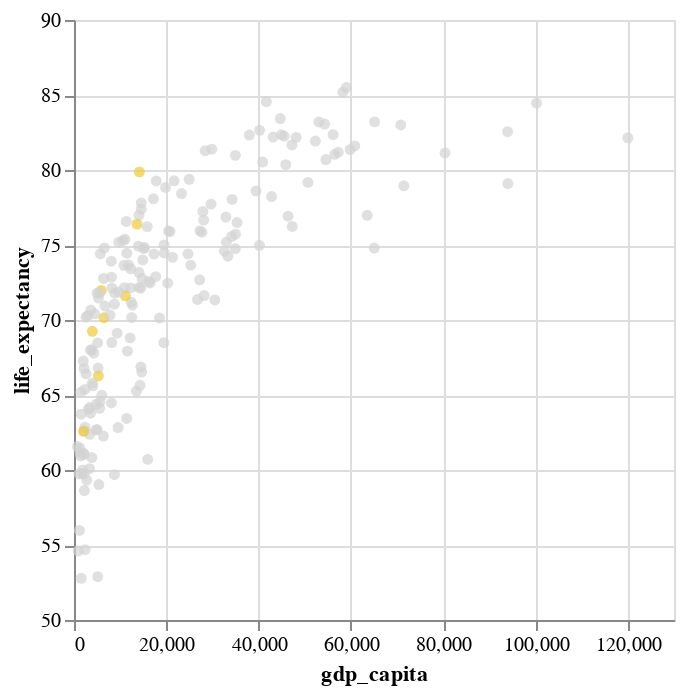

Notebook source saved alongside this figure:
### Markdown cell above
- Radio Buttons (`binding_radio`)
- Select Dropdown (`binding_select`)
- Checkbox (`binding_checkbox`)
- Slider (`binding_range`)

### Code cell
regions = data.region.unique()
input_dropdown = alt.binding_select(options=regions, name='Please select a Region')
#input_radio = alt.binding_radio(options=regions, name='Region')

widget_selection = alt.selection_point(
    fields=['region'], 
    bind=input_dropdown, 
    name='Select', 
    empty=False, 
    value='South Asia')

alt.Chart(data).mark_circle().encode(
    x='gdp_capita:Q',
    y=alt.Y('life_expectancy:Q').scale(zero=False),
    tooltip=['name:N'],
    color=alt.condition(widget_selection, 'region:N', alt.value('lightgray'),legend=None)
).add_params(widget_selection).properties(width='container')

### Figure 1 — Vega-Lite specification as saved in the notebook (floating-point values rounded to 4 significant figures; data arrays with more than 128 entries replaced by an {"elided": "..."} marker saying what was removed)
{"config": {"view": {"continuousWidth": 300, "continuousHeight": 300}}, "data": {"name": "data-eab3cd4a016b6ff4a9ee7cad98a336da"}, "mark": {"type": "circle"}, "encoding": {"color": {"condition": {"param": "Select", "empty": false, "field": "region", "type": "nominal", "legend": null}, "value": "lightgray"}, "tooltip": [{"field": "name", "type": "nominal"}], "x": {"field": "gdp_capita", "type": "quantitative"}, "y": {"field": "life_expectancy", "scale": {"zero": false}, "type": "quantitative"}}, "params": [{"name": "Select", "select": {"type": "point", "fields": ["region"]}, "bind": {"input": "select", "options": ["Latin America & Caribbean ", "Europe & Central Asia", "East Asia & Pacific", "Sub-Saharan Africa ", "Middle East & North Africa", "South Asia", "North America"], "name": "Please select a Region"}, "value": "South Asia"}], "width": "container", "$schema": "https://vega.github.io/schema/vega-lite/v5.15.1.json", "datasets": {"data-eab3cd4a016b6ff4a9ee7cad98a336da": {"elided": "217 records"}}}
